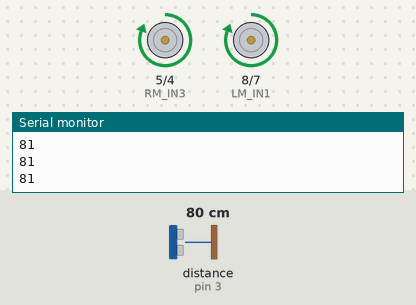
The sketch below on a simulated Arduino Uno, built with avr-gcc and run on an emulated ATmega328P. Shown: motor-driver pin pairs drawn as motors (green arrow = first pin HIGH = forward, orange = second pin HIGH = backward, longer = more drive), the last lines printed to the serial monitor. Wiring (inferred from the names in the program): ultrasonic range finder: trigger pin 2; echo pin 3. The test bench sets the inputs (shaded band); at power-on: distance to the obstacle (sensor on pin 3) 80 cm. The echo pulse lasts 58.3 µs per cm.

Above: at 1.2 s.
1.3 s: distance to the obstacle (sensor on pin 3) set to 21 cm
2.8 s: distance to the obstacle (sensor on pin 3) set to 18 cm
At 3.4 s:
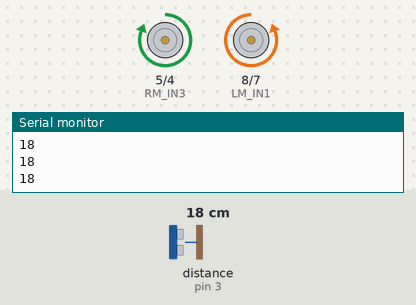
4.3 s: distance to the obstacle (sensor on pin 3) set to 35 cm
At 4.9 s:
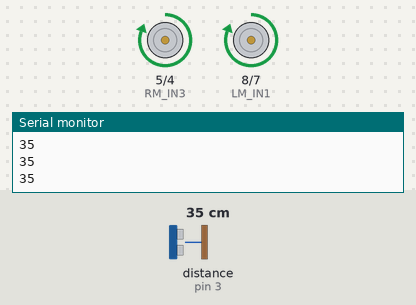
5.8 s: distance to the obstacle (sensor on pin 3) set to 2 cm
At 6.9 s:
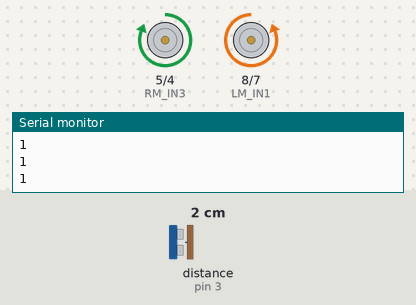
Timing chart, 0 to 8.3 s (numbered marks = the images above; inputs shaded):
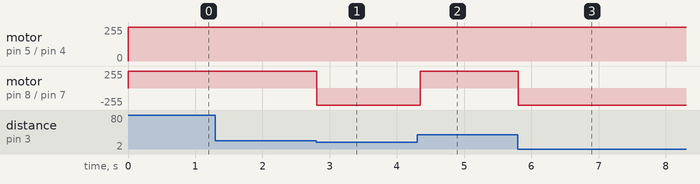

Measured:
- the behaviour switches between 20 and 19 cm on distance to the obstacle (sensor on pin 3) (found by bisection; images 0 and 1)
- after the input at 2.8 s, motor on pin 8 (LM_IN1) / pin 7 (LM_IN2): forward 255/255 → backward 255/255 at once
- after the input at 4.3 s, motor on pin 8 (LM_IN1) / pin 7 (LM_IN2): backward 255/255 → forward 255/255 after 0.05 s
- after the input at 5.8 s, motor on pin 8 (LM_IN1) / pin 7 (LM_IN2): forward 255/255 → backward 255/255 at once

The sketch:

Arduino_Obstacle_Avoiding_Robot.ino
```cpp
const int trig_1 = 2;
const int echo_1 = 3;
const int LM_IN1 = 8; //IN 1
const int LM_IN2 = 7; //IN2
const int RM_IN3 = 5; //IN 3
const int RM_IN4 = 4; //IN 4

int duration_1 = 0;
int distance_1 = 0;

void setup()
{
  pinMode(trig_1 , OUTPUT);
  pinMode(echo_1 , INPUT);
  pinMode(LM_IN1 , OUTPUT);
  pinMode(LM_IN2 , OUTPUT);
  pinMode(RM_IN3 , OUTPUT);
  pinMode(RM_IN4 , OUTPUT);

  Serial.begin(9600);

}

void loop()
{
  digitalWrite(trig_1 , HIGH);
  delayMicroseconds(1000);
  digitalWrite(trig_1 , LOW);


  duration_1 = pulseIn(echo_1 , HIGH);
  distance_1 = (duration_1/2) / 28.5 ;
  Serial.println(distance_1);


  if ( distance_1 < 20 )
  {
    digitalWrite(LM_IN1 , LOW);
    digitalWrite(LM_IN2 , HIGH);
    digitalWrite(RM_IN3 , HIGH);
    digitalWrite(RM_IN4 , LOW);
    delay(100);
  }
  else
  {
    digitalWrite(LM_IN1 , HIGH);
    digitalWrite(LM_IN2 , LOW);
    digitalWrite(RM_IN3 , HIGH);
    digitalWrite(RM_IN4 , LOW);
  }

}
```
